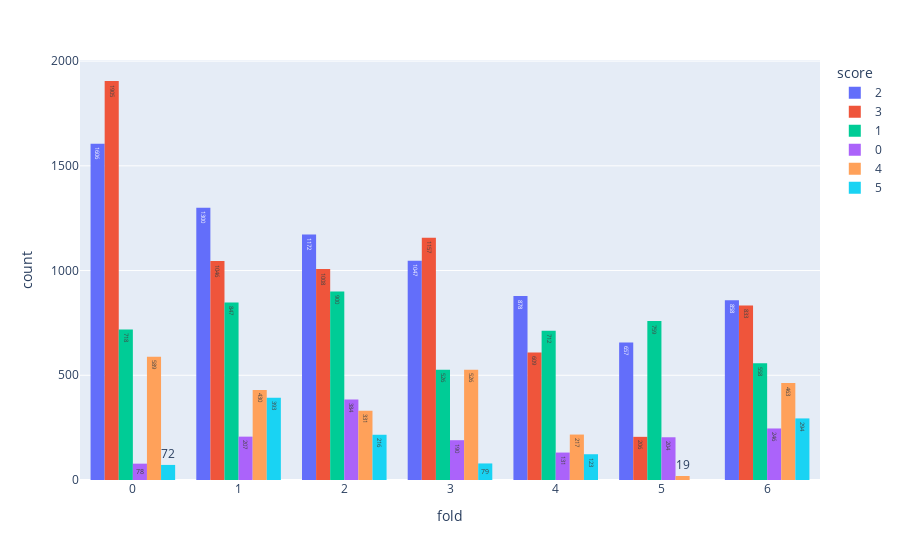

This figure's notebook cell:
### Code cell
px.histogram(train_df, x="fold", color="score", text_auto=True, barmode="group")

### Figure 1 — Plotly figure (JSON) as saved in the notebook; plotly's stock layout.template omitted (floating-point values rounded to 4 significant figures; data arrays with more than 128 entries replaced by an {"elided": "..."} marker saying what was removed)
{"data": [{"alignmentgroup": "True", "bingroup": "x", "hovertemplate": "score=2<br>fold=%{x}<br>count=%{y}<extra></extra>", "legendgroup": "2", "marker": {"color": "#636efa", "pattern": {"shape": ""}}, "name": "2", "offsetgroup": "2", "orientation": "v", "showlegend": true, "texttemplate": "%{value}", "type": "histogram", "x": {"elided": "7518 int values"}, "xaxis": "x", "yaxis": "y"}, {"alignmentgroup": "True", "bingroup": "x", "hovertemplate": "score=3<br>fold=%{x}<br>count=%{y}<extra></extra>", "legendgroup": "3", "marker": {"color": "#EF553B", "pattern": {"shape": ""}}, "name": "3", "offsetgroup": "3", "orientation": "v", "showlegend": true, "texttemplate": "%{value}", "type": "histogram", "x": {"elided": "6764 int values"}, "xaxis": "x", "yaxis": "y"}, {"alignmentgroup": "True", "bingroup": "x", "hovertemplate": "score=1<br>fold=%{x}<br>count=%{y}<extra></extra>", "legendgroup": "1", "marker": {"color": "#00cc96", "pattern": {"shape": ""}}, "name": "1", "offsetgroup": "1", "orientation": "v", "showlegend": true, "texttemplate": "%{value}", "type": "histogram", "x": {"elided": "5020 int values"}, "xaxis": "x", "yaxis": "y"}, {"alignmentgroup": "True", "bingroup": "x", "hovertemplate": "score=0<br>fold=%{x}<br>count=%{y}<extra></extra>", "legendgroup": "0", "marker": {"color": "#ab63fa", "pattern": {"shape": ""}}, "name": "0", "offsetgroup": "0", "orientation": "v", "showlegend": true, "texttemplate": "%{value}", "type": "histogram", "x": {"elided": "1440 int values"}, "xaxis": "x", "yaxis": "y"}, {"alignmentgroup": "True", "bingroup": "x", "hovertemplate": "score=4<br>fold=%{x}<br>count=%{y}<extra></extra>", "legendgroup": "4", "marker": {"color": "#FFA15A", "pattern": {"shape": ""}}, "name": "4", "offsetgroup": "4", "orientation": "v", "showlegend": true, "texttemplate": "%{value}", "type": "histogram", "x": {"elided": "2575 int values"}, "xaxis": "x", "yaxis": "y"}, {"alignmentgroup": "True", "bingroup": "x", "hovertemplate": "score=5<br>fold=%{x}<br>count=%{y}<extra></extra>", "legendgroup": "5", "marker": {"color": "#19d3f3", "pattern": {"shape": ""}}, "name": "5", "offsetgroup": "5", "orientation": "v", "showlegend": true, "texttemplate": "%{value}", "type": "histogram", "x": {"elided": "1177 int values"}, "xaxis": "x", "yaxis": "y"}], "layout": {"barmode": "group", "legend": {"title": {"text": "score"}, "tracegroupgap": 0}, "margin": {"t": 60}, "xaxis": {"anchor": "y", "domain": [0, 1], "title": {"text": "fold"}}, "yaxis": {"anchor": "x", "domain": [0, 1], "title": {"text": "count"}}}}
